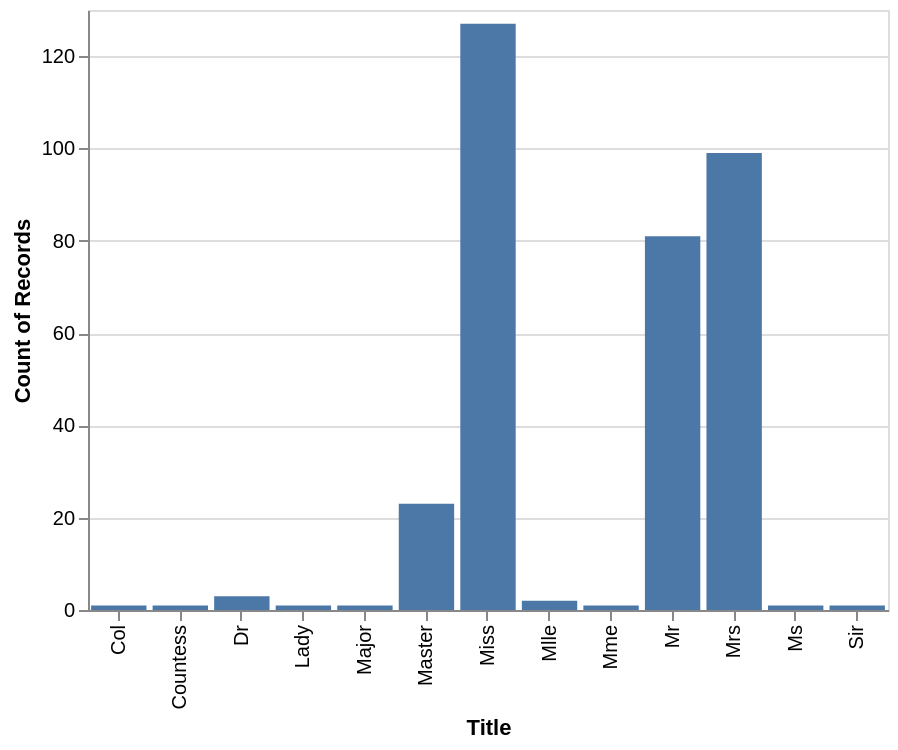

Source (notebook cell):
### Markdown cell above
### Revisit Visualizations
Now that you have the new columns in place. Revisit the pairwise comparison plots to see if the new columns reveal any interesting relationships.

### Code cell
# Enter the code needed to recheck the pairwise comparison.
chart = alt.Chart(df).mark_bar().encode(
    x = "Title:N",
    y = "count()"
).transform_filter(
    "datum.Survived == 'Yes'"
).properties(
    width = 400,
    height = 300
)
chart.display()
df["Title"].value_counts()

### Figure 1 — Vega-Lite specification as saved in the notebook (floating-point values rounded to 4 significant figures; data arrays with more than 128 entries replaced by an {"elided": "..."} marker saying what was removed)
{"config": {"view": {"continuousWidth": 300, "continuousHeight": 300}}, "data": {"name": "data-dbfdc0046acfb7a92605fe285c8e84e6"}, "mark": {"type": "bar"}, "encoding": {"x": {"field": "Title", "type": "nominal"}, "y": {"aggregate": "count", "type": "quantitative"}}, "height": 300, "transform": [{"filter": "datum.Survived == 'Yes'"}], "width": 400, "$schema": "https://vega.github.io/schema/vega-lite/v5.20.1.json", "datasets": {"data-dbfdc0046acfb7a92605fe285c8e84e6": {"elided": "891 records"}}}
